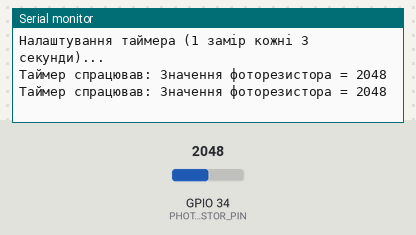
The sketch below on a simulated ESP32. Parts: the last lines printed to the serial monitor. The test bench sets the inputs (shaded band); at power-on: GPIO 34 (PHOTORESISTOR_PIN) = 2048.

Above: at 6.8 s.
6.9 s: GPIO 34 (PHOTORESISTOR_PIN) set to 2866
At 9.5 s:
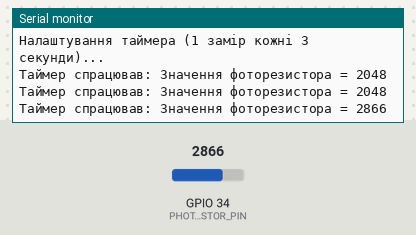
11.4 s: GPIO 34 (PHOTORESISTOR_PIN) set to 3603
At 13.0 s:
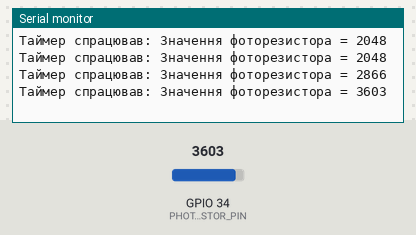
Timing chart, 0 to 14.5 s (numbered marks = the images above; inputs shaded):
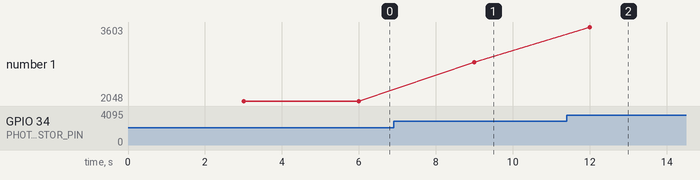

The sketch:

LDR_ACP.ino
```cpp
/*
 * Код для Завдання 2:
 * Зчитування АЦП (фоторезистора) кожні 3 секунди
 * за допомогою одного апаратного таймера.
 */

// Пін, до якого підключений фоторезистор (АЦП)
#define PHOTORESISTOR_PIN 34

// Вказівник на апаратний таймер
hw_timer_t *timer = NULL;

// "Прапорець", який буде встановлюватися перериванням таймера
volatile bool flag_ReadTimer = false;

// ----------------------------------------------------
// Функція переривання для ТАЙМЕРА
void IRAM_ATTR onTimer() {
  // Просто піднімаємо прапорець
  flag_ReadTimer = true;
}
// ----------------------------------------------------

void setup() {
  // ВАЖЛИВО: Переконайтеся, що в моніторі порту обрано 115200
  Serial.begin(115200);
  pinMode(PHOTORESISTOR_PIN, INPUT);

  Serial.println("Налаштування таймера (1 замір кожні 3 секунди)...");

  // --- Налаштування Таймера ---

  // 1. Ініціалізуємо таймер з частотою 1 МГц (1,000,000 тіків в секунду)
  // 1 тік = 1 мікросекунда
  timer = timerBegin(1000000);

  // 2. Прив'язуємо функцію-переривання
  timerAttachInterrupt(timer, &onTimer);

  // 3. Встановлюємо спрацювання (3,000,000 тіків = 3 секунди)
  // (таймер, спрацювати на 3_000_000, авто-перезапуск=true, почати знову з 0)
  timerAlarm(timer, 3000000, true, 0);
}

void loop() {

  // --- Обробник для Таймера ---
  if (flag_ReadTimer) {
    flag_ReadTimer = false; // Одразу опускаємо прапорець

    // Виконуємо "важку" роботу тут, в головному циклі
    int value = analogRead(PHOTORESISTOR_PIN);
    Serial.print("Таймер спрацював: Значення фоторезистора = ");
    Serial.println(value);
  }

  // Головний цикл вільний!
}
```

Measured:
- after the input at 6.9 s, the serial monitor: prints a new line after 2.1 s (image 1)
- after the input at 11.4 s, the serial monitor: prints a new line after 0.60 s (image 2)
- plotted number 1: 2048 → 2866 after the input at 6.9 s, 2866 → 3603 after the input at 11.4 s
